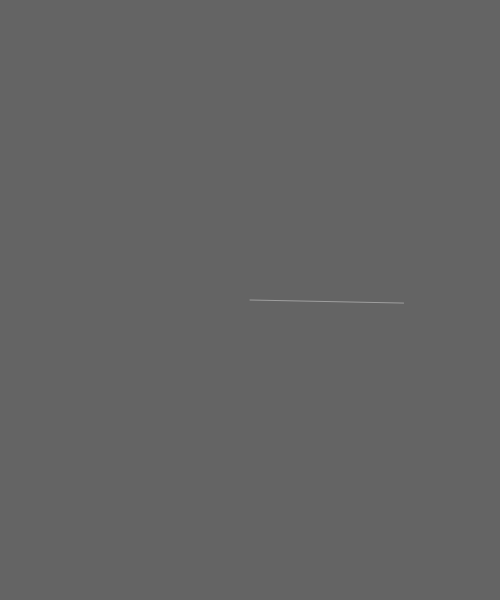
Frame 1 (no input)
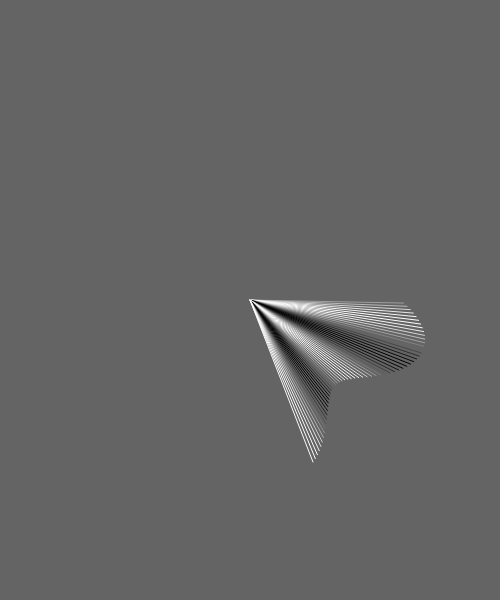
Frame 60 (no input)
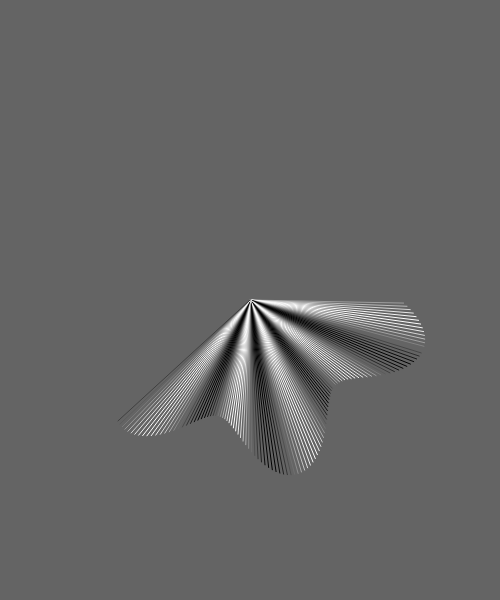
Frame 120 (the mouse pressed at the canvas centre since frame 60)

The p5.js sketch that drew these frames (run headless with seeded random() and noise() and a simulated clock; from frame 60 on, the mouse is pressed at the canvas centre):

// p5.js sketch
// ── sketch.js
let radDist;
let angle = 0;

function setup() {
  createCanvas(500, 600);
  background(100);
}

function draw() {
  //background(100);

  push();
  translate(width / 2, height / 2);

  angle += 0.02;

  let sinForRad = sin(angle * 6) * 30;
  radDist = 150 + sinForRad;

  let x = cos(angle) * radDist;
  let y = sin(angle) * radDist;

  radDist = 150;
  let x1 = cos(angle) * radDist;
  let y1 = sin(angle) * radDist;
  
  let sinForColor = map(sin(angle * 12), -1, 1, 0, 255);
  
  stroke(sinForColor);
  line(0, 0, x, y);
  //line(x1, y1, x, y);

  pop();
}
